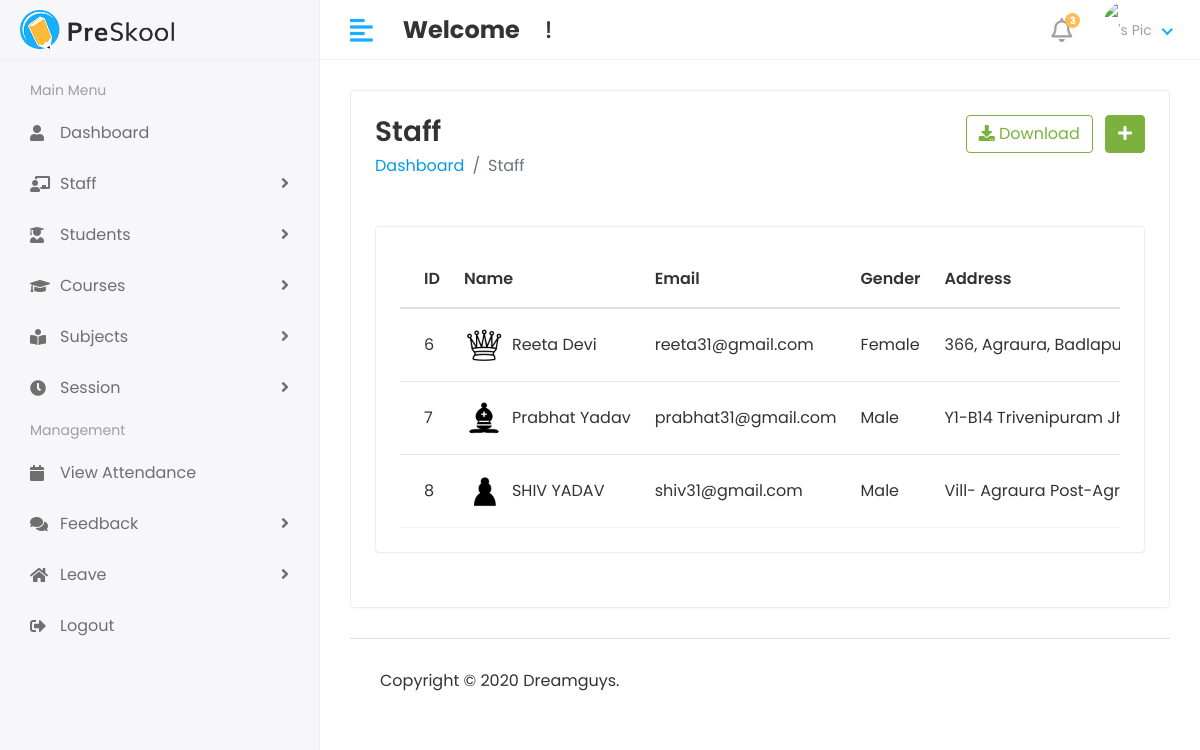
Screenshot of /Hod/Staff/view with the database file from the repository.
### myApp/models.py (models this page shows, shortened)
class Staff(models.Model):
  objects = None
  admin = models.OneToOneField(CustomUser, on_delete=models.CASCADE)
  address = models.TextField()
  gender = models.CharField(max_length=100)
  created_at = models.DateTimeField(auto_now_add=True)
  updated_at = models.DateTimeField(auto_now=True)

class CustomUser(AbstractUser):
  USER = (
    (1, 'HOD'),
    (2, 'STAFF'),
    (3, 'STUDENT'),
  )
  user_type = models.CharField(choices=USER, max_length=50, default=1)
  profile_Pic = models.ImageField(upload_to='media/profilePic')

### StudentManagementProject/Hod_Views.py (the view)
def view_staff(request):
  staff = Staff.objects.all()
  context = {
    'staffs': staff,
  }
  return render(request, 'Hod/view_staff.html', context)

### templates/Hod/view_staff.html (shortened to what this page needs)
{% extends 'base.html' %}
{% block content %}
{% load static %}
<div class="row">
  <div class="col-sm-12">
    <div class="card">
      <div class="card-body">
        <div class="row">
          <div class="col bg-white">
            <h3 class="page-title">Staff</h3>
            <ul class="breadcrumb bg-white p-0 mb-5">
              <li class="breadcrumb-item"><a href="{% url 'hod_home' %}">Dashboard</a></li>
              <li class="breadcrumb-item active">Staff</li>
            </ul>
          </div>
          <div class="col-auto text-right float-right ml-auto">
            <a href="#" class="btn btn-outline-success mr-2"><i class="fas fa-download"></i> Download</a>
            <a href="{% url 'add_staff' %}" class="btn btn-success"><i class="fas fa-plus"></i></a>
          </div>
        </div>
        <div class="row">
          <div class="col-sm-12">
            <div class="card card-table">
              <div class="card-body">
                <div class="table-responsive">
                  <table class="table table-hover table-center mb-0 datatable">
                    <thead>
                    <tr>
                      <th>ID</th>
                      <th>Name</th>
                      <th>Email</th>
                      <th>Gender</th>
                      <th>Address</th>
                    </tr>
                    </thead>
                    <tbody>
                    {% for i in staffs %}
                    <tr>
                      <td>{{i.id}}</td>
                      <td>
                        <h2 class="table-avatar">
                          {% if i.admin_id.profile_Pic == "" %}
                          <a href="#" class="avatar avatar-sm mr-2"><img
                              class="avatar-img rounded-circle"
                              src="{% static 'assets/img/no-img.jpg' %}"></a>
                          {% else %}
                          <a href="#" class="avatar avatar-sm mr-2"><img
                              class="avatar-img rounded-circle" src="/{{i.admin.profile_Pic}}"></a>
                          <a href="#">{{i.admin.first_name}}&nbsp;{{i.admin.last_name}}</a>
                          {% endif %}
                        </h2>
                      </td>
                      <td>{{i.admin.email}}</td>
                      <td>{{i.gender}}</td>
                      <td>{{i.address}}</td>
                    </tr>
                    {% endfor %}
                    </tbody>
                  </table>
                </div>
              </div>
            </div>
          </div>
        </div>
      </div>
    </div>
  </div>
</div>
{% endblock %}

### static/assets/css/style.css (style rules this page uses)
html { height: 100%; }
body { background-color: #fff; color: #333; font-family: 'Poppins', sans-serif; font-size: 1rem; height: 100%; line-height: 1.5; overflow-x: hidden; }
h1, h2, h3, h4, h5, h6 { font-family: 'Poppins', sans-serif; margin-top: 0; }
ul, ol { padding: 0px; list-style: none; }
.table { color: #333; max-width: 100%; margin-bottom: 0; width: 100%; }
table.table td h2 { display: inline-block; font-size: inherit; font-weight: 400; margin: 0; padding: 0; vertical-align: middle; }
table.table td h2.table-avatar { align-items: center; display: inline-flex; font-size: inherit; font-weight: 400; margin: 0; padding: 0; vertical-align: middle; white-space: nowrap; }
table.table td h2 a { color: #333; }
.table thead tr th { font-weight: 600; }
.table tbody tr { border-bottom: 1px solid rgba(0, 0, 0, 0.05); }
.table.table-center td, .table.table-center th { vertical-align: middle; }
.card-table .card-body .table > thead > tr > th { border-top: 0; }
.card-table .card-body .table tr td:first-child, .card-table .card-body .table tr th:first-child { padding-left: 1.5rem; }
.card-table .table td, .card-table .table th { border-top: 1px solid #e2e5e8; padding: 1rem 0.75rem; white-space: nowrap; }
.bg-white { background-color: #fff; }
.btn-success { background-color: #7bb13c; border: 1px solid #7bb13c }
.btn-outline-success { color: #7bb13c; border-color: #7bb13c; }
.card { border: 1px solid #ececf5; box-shadow: 0 1px 3px 0 rgba(0, 0, 0, 0.03); margin-bottom: 1.875rem; }
.card-body { padding: 1.5rem; }
.avatar { position: relative; display: inline-block; width: 3rem; height: 3rem }
.avatar > img { width: 100%; height: 100%; -o-object-fit: cover; object-fit: cover; }
.avatar-sm { width: 2.5rem; height: 2.5rem; }
.page-title { font-size: 28px; font-weight: 600; color: #333; margin-bottom: 5px; }

### rows the page displays
Staff: id "6", admin.profile_Pic (picture), admin.first_name "Reeta", admin.last_name "Devi", admin.email "reeta31@gmail.com", gender "Female", address "366, Agraura,…"
Staff: id "7", admin.profile_Pic (picture), admin.first_name "Prabhat", admin.last_name "Yadav", admin.email "prabhat31@gmail.com", gender "Male", address "Y1-B14 Trivenipuram…"
Staff: id "8", admin.profile_Pic (picture), admin.first_name "SHIV", admin.last_name "YADAV", admin.email "shiv31@gmail.com", gender "Male", address "Vill- Agraura…"
